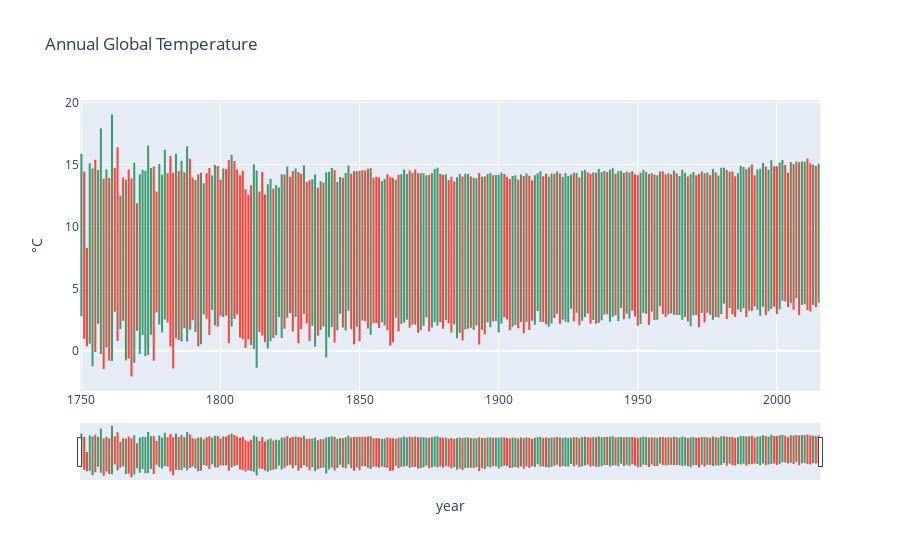

The notebook cell this image was saved under:
### Code cell
fig = go.Figure(data=[
    go.Candlestick(x=annual_global_temp['year'],
    open=annual_global_temp['LandAverageTemperature']['mean'],
    close=annual_global_temp['LandAverageTemperature']['mean'],
    high=annual_global_temp['LandAverageTemperature']['max'],
    low=annual_global_temp['LandAverageTemperature']['min'])
])

fig.update_layout(
    title='Annual Global Temperature',
    yaxis_title='°C',
    xaxis_title='year',
    
)
fig.show()

### Figure 1 — Plotly figure (JSON) as saved in the notebook; plotly's stock layout.template omitted (floating-point values rounded to 4 significant figures; data arrays with more than 128 entries replaced by an {"elided": "..."} marker saying what was removed)
{"data": [{"close": {"elided": "266 float values"}, "high": {"elided": "266 float values"}, "low": {"elided": "266 float values"}, "open": {"elided": "266 float values"}, "type": "candlestick", "x": {"elided": "266 int values"}}], "layout": {"title": {"text": "Annual Global Temperature"}, "xaxis": {"title": {"text": "year"}}, "yaxis": {"title": {"text": "°C"}}}}
